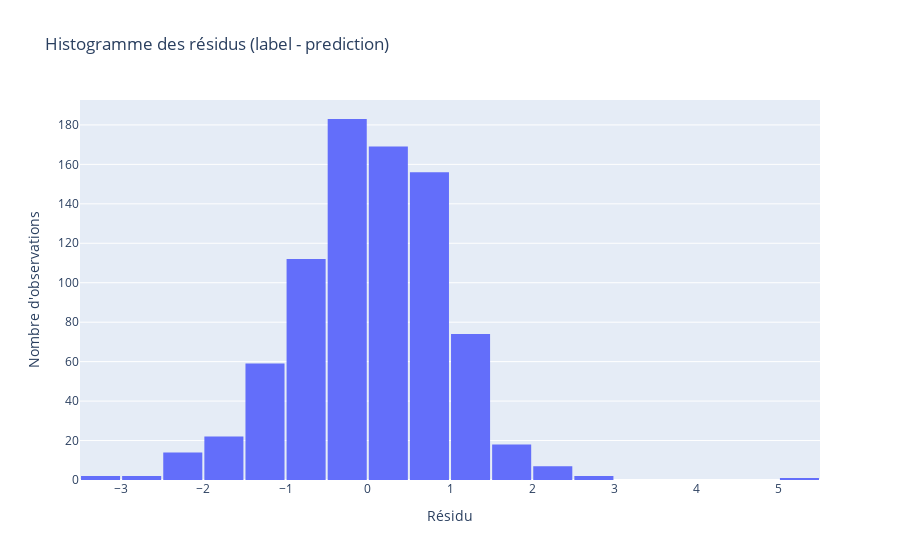

Notebook cell for this chart:
### Markdown cell above
Une première régression linéaire sur Monetary en valeur brute donnait des performances faibles (R² ≈ 0.16) et produisait parfois des prédictions négatives, ce qui est un comportement classique lorsque la variable cible est très asymétrique.

Pour améliorer la stabilité du modèle, nous avons donc appliqué une transformation log(1 + Monetary), souvent utilisée lorsque les dépenses sont fortement “skewed” .

Avec cette transformation, le modèle obtient un R² ≈ 0.31, ce qui représente une amélioration significative. Les coefficients sont cohérents :

Recency a un effet négatif (un client inactif depuis longtemps dépense moins)

Frequency a un effet positif (plus un client achète souvent, plus sa valeur augmente)

Ces résultats montrent que Recency et Frequency capturent une partie de la valeur client, mais qu’une meilleure prédiction nécessiterait des variables supplémentaires (ex : pays, type de produits, segmentation plus fine, etc.).

### Code cell
res_pdf = pred.select("label", "prediction").toPandas()
res_pdf["residual"] = res_pdf["label"] - res_pdf["prediction"]

fig = px.histogram(
    res_pdf,
    x="residual",
    nbins=40,
    title="Histogramme des résidus (label - prediction)"
)

fig.update_layout(
    xaxis_title="Résidu",
    yaxis_title="Nombre d'observations",
    bargap=0.05
)

fig.show()

print("Moyenne des résidus:", res_pdf["residual"].mean())
print("Ecart-type des résidus:", res_pdf["residual"].std())

### Figure 1 — Plotly figure (JSON) as saved in the notebook; plotly's stock layout.template omitted (floating-point values rounded to 4 significant figures; data arrays with more than 128 entries replaced by an {"elided": "..."} marker saying what was removed)
{"data": [{"bingroup": "x", "hovertemplate": "residual=%{x}<br>count=%{y}<extra></extra>", "legendgroup": "", "marker": {"color": "#636efa", "pattern": {"shape": ""}}, "name": "", "nbinsx": 40, "orientation": "v", "showlegend": false, "type": "histogram", "x": {"elided": "821 float values"}, "xaxis": "x", "yaxis": "y"}], "layout": {"bargap": 0.05, "barmode": "relative", "legend": {"tracegroupgap": 0}, "title": {"text": "Histogramme des résidus (label - prediction)"}, "xaxis": {"anchor": "y", "domain": [0, 1], "title": {"text": "Résidu"}}, "yaxis": {"anchor": "x", "domain": [0, 1], "title": {"text": "Nombre d'observations"}}}}
